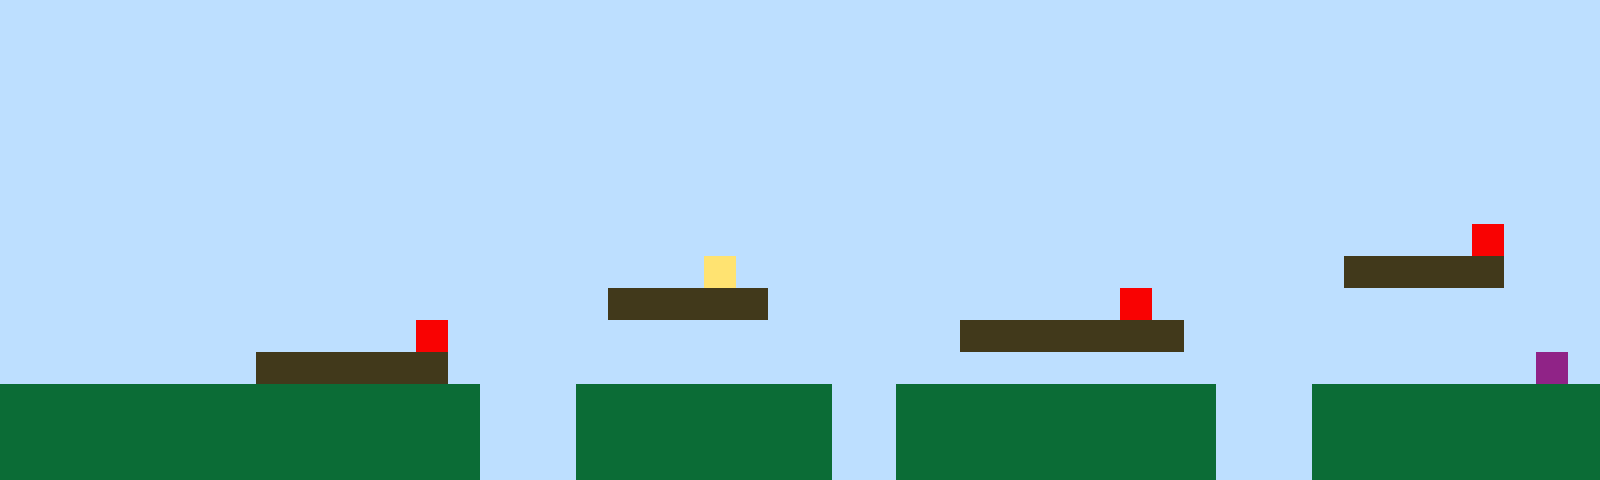

A level layout from a 2D game, rendered from its tile map. Below: a short description, then the map file with its tile-grid data intact:
An orthogonal 50x15 tile map with 32x32 px tiles, 1 tile layer (Tile Layer 1).

<map version="1.10" tiledversion="1.11.2" orientation="orthogonal" renderorder="right-up" width="50" height="15" tilewidth="32" tileheight="32" infinite="0" nextlayerid="2" nextobjectid="1"><editorsettings><export target="map1.csv" format="csv" /></editorsettings><tileset firstgid="1" name="sprites" tilewidth="32" tileheight="32" tilecount="6" columns="3"><image source="sprites.png" width="96" height="64" /></tileset><layer id="1" name="Tile Layer 1" width="50" height="15"><data encoding="csv">1,1,1,1,1,1,1,1,1,1,1,1,1,1,1,1,1,1,1,1,1,1,1,1,1,1,1,1,1,1,1,1,1,1,1,1,1,1,1,1,1,1,1,1,1,1,1,1,1,1,1,1,1,1,1,1,1,1,1,1,1,1,1,1,1,1,1,1,1,1,1,1,1,1,1,1,1,1,1,1,1,1,1,1,1,1,1,1,1,1,1,1,1,1,1,1,1,1,1,1,1,1,1,1,1,1,1,1,1,1,1,1,1,1,1,1,1,1,1,1,1,1,1,1,1,1,1,1,1,1,1,1,1,1,1,1,1,1,1,1,1,1,1,1,1,1,1,1,1,1,1,1,1,1,1,1,1,1,1,1,1,1,1,1,1,1,1,1,1,1,1,1,1,1,1,1,1,1,1,1,1,1,1,1,1,1,1,1,1,1,1,1,1,1,1,1,1,1,1,1,1,1,1,1,1,1,1,1,1,1,1,1,1,1,1,1,1,1,1,1,1,1,1,1,1,1,1,1,1,1,1,1,1,1,1,1,1,1,1,1,1,1,1,1,1,1,1,1,1,1,1,1,1,1,1,1,1,1,1,1,1,1,1,1,1,1,1,1,1,1,1,1,1,1,1,1,1,1,1,1,1,1,1,1,1,1,1,1,1,1,1,1,1,1,1,1,1,1,1,1,1,1,1,1,1,1,1,1,1,1,1,1,1,1,1,1,1,1,1,1,1,1,1,1,1,1,1,1,1,1,1,1,1,1,1,1,1,1,1,1,1,1,1,1,1,1,1,1,1,1,1,1,1,1,1,1,1,1,1,1,1,1,1,1,1,1,1,1,1,1,1,1,1,1,1,1,1,1,1,1,1,1,1,1,1,1,1,1,1,1,1,1,1,1,1,1,5,1,1,1,1,1,1,1,1,1,1,1,1,1,1,1,1,1,1,1,1,1,1,1,1,1,4,1,1,1,1,1,1,1,1,1,1,1,1,1,1,1,1,1,1,1,3,3,3,3,3,1,1,1,1,1,1,1,1,1,1,1,1,1,1,1,1,1,1,1,1,1,1,3,3,3,3,3,1,1,1,1,1,1,1,1,1,1,1,5,1,1,1,1,1,1,1,1,1,1,1,1,1,1,1,1,1,1,1,1,1,1,1,1,1,1,1,5,1,1,1,1,1,1,1,1,1,1,1,1,1,1,1,1,3,3,3,3,3,3,3,1,1,1,1,1,1,1,1,1,1,1,1,1,1,1,1,1,1,1,1,1,3,3,3,3,3,3,1,1,1,1,1,1,1,1,1,1,1,1,1,1,1,1,1,1,1,1,1,1,1,1,1,1,1,1,1,1,1,1,1,1,6,1,2,2,2,2,2,2,2,2,2,2,2,2,2,2,2,1,1,1,2,2,2,2,2,2,2,2,1,1,2,2,2,2,2,2,2,2,2,2,1,1,1,2,2,2,2,2,2,2,2,2,2,2,2,2,2,2,2,2,2,2,2,2,2,2,2,1,1,1,2,2,2,2,2,2,2,2,1,1,2,2,2,2,2,2,2,2,2,2,1,1,1,2,2,2,2,2,2,2,2,2,2,2,2,2,2,2,2,2,2,2,2,2,2,2,2,1,1,1,2,2,2,2,2,2,2,2,1,1,2,2,2,2,2,2,2,2,2,2,1,1,1,2,2,2,2,2,2,2,2,2</data></layer></map>
